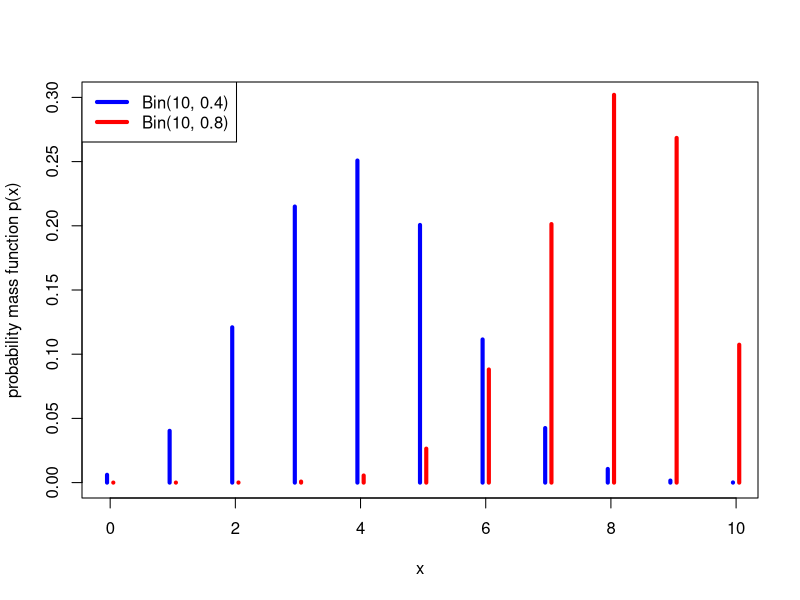
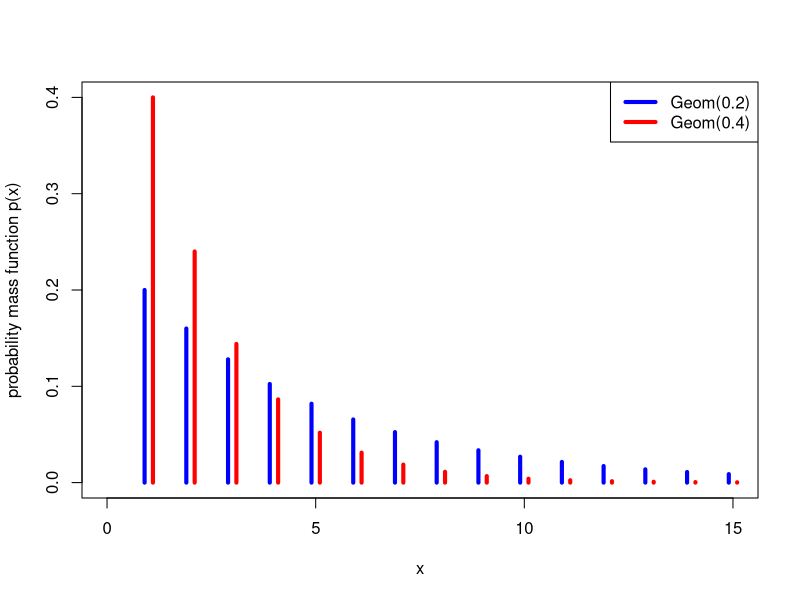

Source code (R) for these figures, in order:
## ---- chunk 1
x <- 0:10

plot(x-0.05,   dbinom(x, 10, 0.4), type = "h", lwd = 4, col = "blue", ylim = c(0, 0.3), xlab = "x", ylab = "probability mass function p(x)")
points(x+0.05, dbinom(x, 10, 0.8), type = "h", lwd = 4, col = "red")
legend("topleft", c("Bin(10, 0.4)", "Bin(10, 0.8)"), col = c("blue", "red"), lwd = 4)
## ---- chunk 2
x <- 0:14

plot(x+1-0.1,   dgeom(x, 0.2), type = "h", lwd = 4, col = "blue", xlim = c(0, 15), ylim = c(0, 0.4), xlab = "x", ylab = "probability mass function p(x)")
points(x+1+0.1, dgeom(x, 0.4), type = "h", lwd = 4, col = "red")
legend("topright", c("Geom(0.2)", "Geom(0.4)"), col = c("blue", "red"), lwd = 4)
